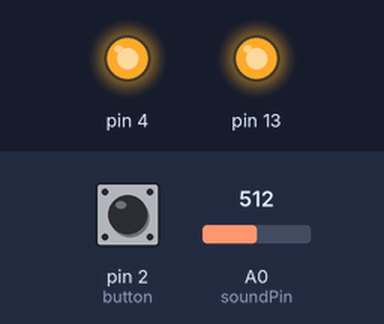
A sketch run on a simulated Arduino Uno, built with avr-gcc and run on an emulated ATmega328P. Shown: output pins drawn as LEDs (lit = HIGH). Inputs (shaded band) come from the test bench; at power-on: pin 2 (button) LOW, A0 (soundPin) = 512. What the sketch prints to the serial monitor is not drawn.

Above: at 0.1 s.
Timing chart, 0 to 1.6 s (numbered marks = the images above):
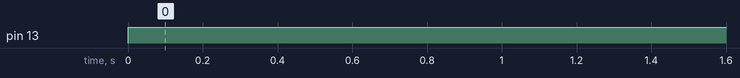

Measured:
- by itself, pin 13: LOW → HIGH at 0.00 s

The sketch:

wearablehelpsyst.ino
```cpp
const int soundPin = A0;   // Pin for sound reading
int soundLevel = 0;        // come from analogRead(soundPin);
int button = 2;
int press = 0;
bool toggle = false;  //toggle with button

void setup() {
  Serial.begin(9600);
  pinMode(13, OUTPUT);
  pinMode(4, OUTPUT);
  pinMode(button, INPUT);
  digitalWrite(4, HIGH);
}

void loop() {
  soundLevel = analogRead(soundPin);   // Read sound
  press = digitalRead(button);
  if (press == 1){
    delay(50);
    if(press == 1){
    toggle = !toggle;
    delay(150);
    }
  }

  if (soundLevel > 100){
    toggle = true;
  }

  if (toggle) {
    digitalWrite(13, HIGH);
  } else{
    digitalWrite(13, LOW);
  }
  Serial.print("Current: ");    //testing purposes
  Serial.println(soundLevel);
  delay(100);
  }
```
